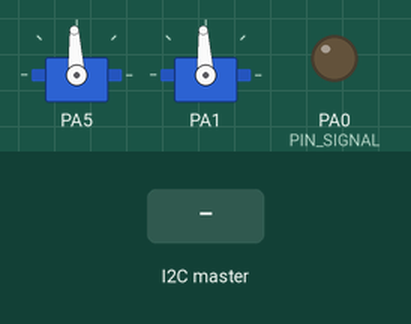
Simulated run of this program. Board: STM32 Blue Pill. Shown: 2 × servo, output pins drawn as LEDs (lit = HIGH). The test bench sets the inputs (shaded band).

Above: at 1.2 s.
1.3 s: the I2C master sends the byte 1
At 1.36 s:
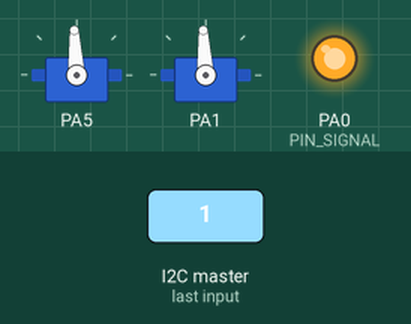
Timing chart, 0 to 4.3 s (numbered marks = the images above; inputs shaded):
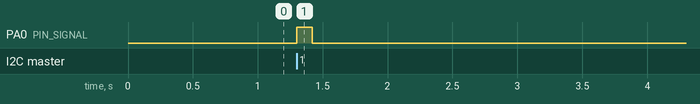

Measured:
- after the input at 1.3 s, PA0 (PIN_SIGNAL): LOW → HIGH at once, → LOW 0.12 s later

The program:

main.cpp
```cpp
#include <Arduino.h>
#include <Wire.h>
#include <Servo.h>

static constexpr uint8_t I2C_ADDRESS = 0x50;
static constexpr uint8_t PIN_SDA = PIN_WIRE_SDA;
static constexpr uint8_t PIN_SCL = PIN_WIRE_SCL;

static constexpr uint8_t PIN_PWM1 = PA5;
static constexpr uint8_t PIN_PWM2 = PA1;
static constexpr uint8_t PIN_SIGNAL = PA0;

static constexpr uint16_t PWM_OPEN = 1100;
static constexpr uint16_t PWM_NEUTRAL = 1500;
static constexpr uint16_t PWM_CLOSE = 1900;

static constexpr uint8_t NUM_SERVOS = 2;
static constexpr uint8_t REGISTER_THRUST = 0x00;
static constexpr uint8_t PACKET_SIZE = NUM_SERVOS + 1;
static constexpr uint32_t LED_ACTIVITY_DURATION_MS = 120;

Servo servos[NUM_SERVOS];
TwoWire i2cBus(PIN_SDA, PIN_SCL);
volatile bool i2cActivityPending = false;
volatile bool packetReady = false;
volatile uint8_t rxPacket[PACKET_SIZE];
volatile uint8_t rxLength = 0;

bool signalLedOn = false;
uint32_t signalLedOnUntilMs = 0;

const uint8_t SERVO_PINS[NUM_SERVOS] = {
  PIN_PWM1, PIN_PWM2
};

static inline uint16_t commandToMicroseconds(uint8_t command) {
  return command == 1 ? PWM_OPEN : PWM_CLOSE;
}

void onReceive(int bytes) {
  (void)bytes;

  uint8_t len = 0;

  if (bytes > 0) {
    i2cActivityPending = true;
  }

  if (packetReady) {
    while (i2cBus.available()) {
      i2cBus.read();
    }
    return;
  }

  while (i2cBus.available() && len < PACKET_SIZE) {
    rxPacket[len++] = static_cast<uint8_t>(i2cBus.read());
  }
  while (i2cBus.available()) {
    i2cBus.read();
  }

  if (len == PACKET_SIZE) {
    rxLength = len;
    packetReady = true;
  }
}

static void processI2CPacket() {
  if (!packetReady) {
    return;
  }

  uint8_t packet[PACKET_SIZE];
  uint8_t len = 0;

  noInterrupts();
  len = rxLength;
  for (uint8_t i = 0; i < PACKET_SIZE; i++) {
    packet[i] = rxPacket[i];
  }
  packetReady = false;
  interrupts();

  if (len != PACKET_SIZE || packet[0] != REGISTER_THRUST) {
    return;
  }

  if (packet[1] > 1 || packet[2] > 1) {
    return;
  }

  for (uint8_t i = 0; i < NUM_SERVOS; i++) {
    servos[i].writeMicroseconds(commandToMicroseconds(packet[i + 1]));
  }
}

static void updateSignalLed(uint32_t now) {
  noInterrupts();
  const bool activityReceived = i2cActivityPending;
  i2cActivityPending = false;
  interrupts();

  if (activityReceived) {
    digitalWrite(PIN_SIGNAL, HIGH);
    signalLedOn = true;
    signalLedOnUntilMs = now + LED_ACTIVITY_DURATION_MS;
  }

  if (signalLedOn && static_cast<int32_t>(now - signalLedOnUntilMs) >= 0) {
    digitalWrite(PIN_SIGNAL, LOW);
    signalLedOn = false;
  }
}

void setup() {
  Serial.begin();

  pinMode(PIN_SIGNAL, OUTPUT);
  digitalWrite(PIN_SIGNAL, LOW);

  i2cBus.begin(I2C_ADDRESS);
  i2cBus.onReceive(onReceive);

  for (uint8_t i = 0; i < NUM_SERVOS; i++) {
    servos[i].attach(SERVO_PINS[i]);
    servos[i].writeMicroseconds(PWM_NEUTRAL);
  }
}

void loop() {
  processI2CPacket();
  updateSignalLed(millis());
}
```
